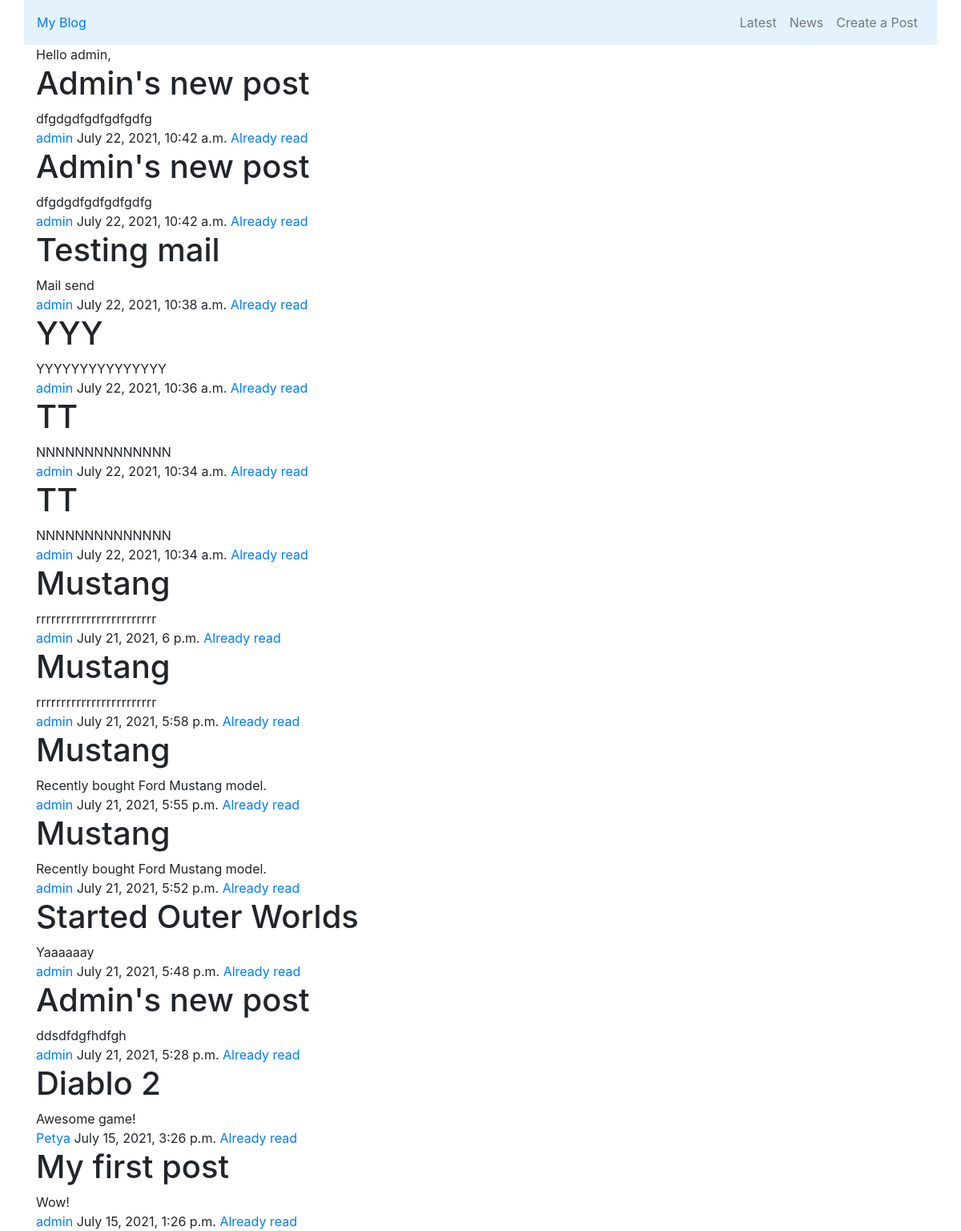
The app's page /alreadyread/17 (signed in) with its own data.
### blog/models.py (models this page shows)
class Post(models.Model):
    user = models.ForeignKey(settings.AUTH_USER_MODEL, related_name='posts', verbose_name='Пользователь',
                             on_delete=models.CASCADE)
    title = models.CharField(max_length=255, verbose_name='Заголовок')
    text = models.TextField(verbose_name='Текст')
    date = models.DateTimeField(auto_now_add=True, verbose_name='Дата создания')
    id = models.AutoField(primary_key=True)
    class Meta:
        verbose_name = 'Пост'
        verbose_name_plural = 'Посты'

### blog/views.py (the view)
# urls.py: path('alreadyread/<int:post_id>', views.already_read, name='already_read'),
@login_required
def already_read(request, post_id):
    post = get_object_or_404(Post, id=post_id)
    AlreadyRead.objects.get_or_create(user=request.user, post=post)
    ar_qs = AlreadyRead.objects.filter(user=request.user).values_list('post_id', flat=True)
    lst_of_ar = list(ar_qs)
    qs = UserFollowing.objects.filter(user=request.user).values_list('following', flat=True)
    lst_of_ids = list(qs)
    posts = Post.objects.filter(user__in=lst_of_ids).exclude(id__in=lst_of_ar).order_by('-date')
    return render(request, 'blog/news.html',
                  {'posts': posts})

### blog/templates/blog/news.html (shortened to what this page needs)
{% extends "blog/base.html" %}
{% block content %}
{% for post in posts %}
<h1>{{ post.title }}</h1>
{{ post.text }}
<br>
<a href="{% url 'blog:add_user' post.user%}">{{ post.user }}</a>
{{ post.date }}
<a href="{% url 'blog:already_read' post.id%}">Already read</a>
{% endfor %}
{% endblock %}

### blog/templates/blog/base.html (shortened to what this page needs)
{% url 'blog:all_list' as all_url%}
{% url 'blog:post_create' as create_url%}
<!DOCTYPE HTML>
<html lang="en">
  <head>
    <link rel="stylesheet" href="https://cdn.jsdelivr.net/npm/bootstrap@4.5.3/dist/css/bootstrap.min.css">
    <link href="https://cdn.jsdelivr.net/npm/select2@4.1.0-beta.1/dist/css/select2.min.css" rel="stylesheet" />
</head>
<body>
     <nav class="navbar navbar-expand-lg navbar-light container" style="background-color: #e3f2fd;">
      <a href="{% url 'blog:home' %}">My Blog</a>
      <div class="collapse navbar-collapse" id="navbarNavDropdown">
        <ul class="navbar-nav ml-auto">
          <li class="nav-item {% if request.path == all_url%}active {% endif %}	">
              <a class="nav-link" href="{% url 'blog:all_list'%}">Latest</a>
          <li class="nav-item {% if request.path == news_url%}active {% endif %}">
            <a class="nav-link" href="{% url 'blog:news_list'%}">News</a>
          </li>
            {% if user.is_authenticated%}
          <li class="nav-item
           {% if request.path == create_url%} active {% endif %}">
            <a class="nav-link" href="{% url 'blog:post_create'%}">Create a Post</a>
          </li>
            {% endif %}
        </ul>
      </div>
    </nav>
     <div class="container">
{% if request.user.is_authenticated %}
    Hello {{ request.user }},
{% endif %}
</div>
      <div class="container">
        {% block content %}{% endblock %}
      </div>
  </body>
</html>

### records on screen
Post: title "Admin's new post", text "dfgdgdfgdfgdfgdfg", user "admin", date "July 22, 2021, 10:42 a.m."
Post: title "Admin's new post", text "dfgdgdfgdfgdfgdfg", user "admin", date "July 22, 2021, 10:42 a.m."
Post: title "Testing mail", text "Mail send", user "admin", date "July 22, 2021, 10:38 a.m."
Post: title "YYY", text "YYYYYYYYYYYYYYY", user "admin", date "July 22, 2021, 10:36 a.m."
Post: title "TT", text "NNNNNNNNNNNNNN", user "admin", date "July 22, 2021, 10:34 a.m."
Post: title "TT", text "NNNNNNNNNNNNNN", user "admin", date "July 22, 2021, 10:34 a.m."
Post: title "Mustang", text "rrrrrrrrrrrrrrrrrrrrrrrr", user "admin", date "July 21, 2021, 6 p.m."
Post: title "Mustang", text "rrrrrrrrrrrrrrrrrrrrrrrr", user "admin", date "July 21, 2021, 5:58 p.m."
Post: title "Mustang", text "Recently bought Ford Mustang model.", user "admin", date "July 21, 2021, 5:55 p.m."
Post: title "Mustang", text "Recently bought Ford Mustang model.", user "admin", date "July 21, 2021, 5:52 p.m."
Post: title "Started Outer Worlds", text "Yaaaaaay", user "admin", date "July 21, 2021, 5:48 p.m."
Post: title "Admin's new post", text "ddsdfdgfhdfgh", user "admin", date "July 21, 2021, 5:28 p.m."
Post: title "Diablo 2", text "Awesome game!", user "Petya", date "July 15, 2021, 3:26 p.m."
Post: title "My first post", text "Wow!", user "admin", date "July 15, 2021, 1:26 p.m."

### other values on screen
{{ request.user }} "admin"
